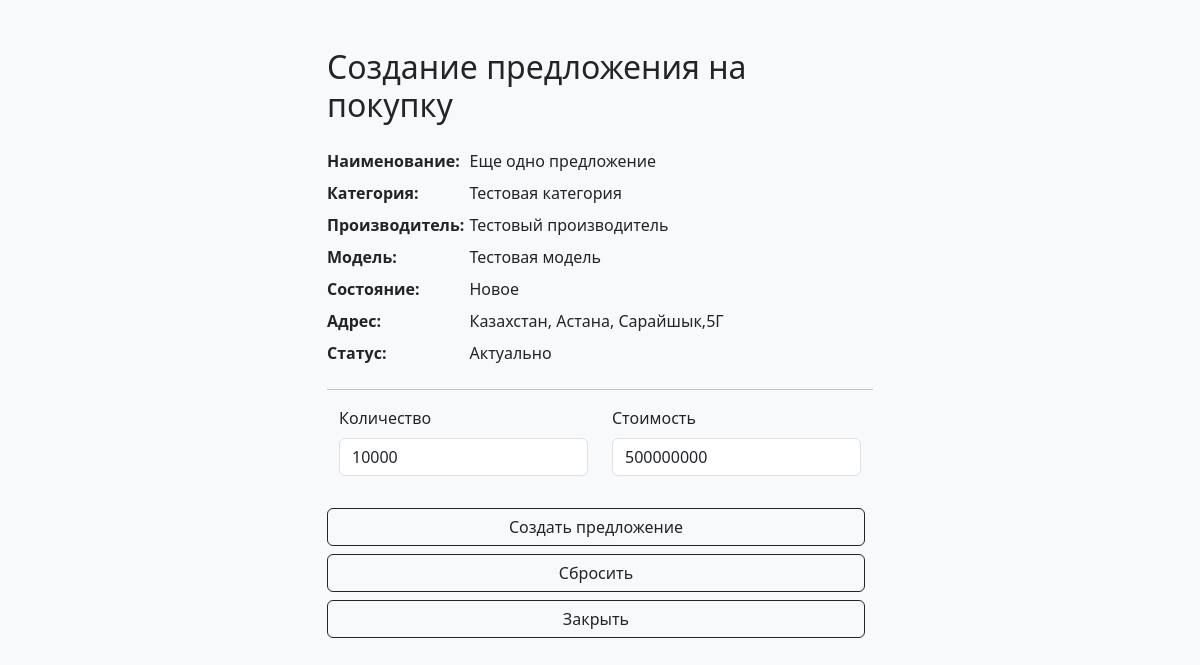
/create_offer_buy/5 (signed in), run on an earlier commit of the app's database.
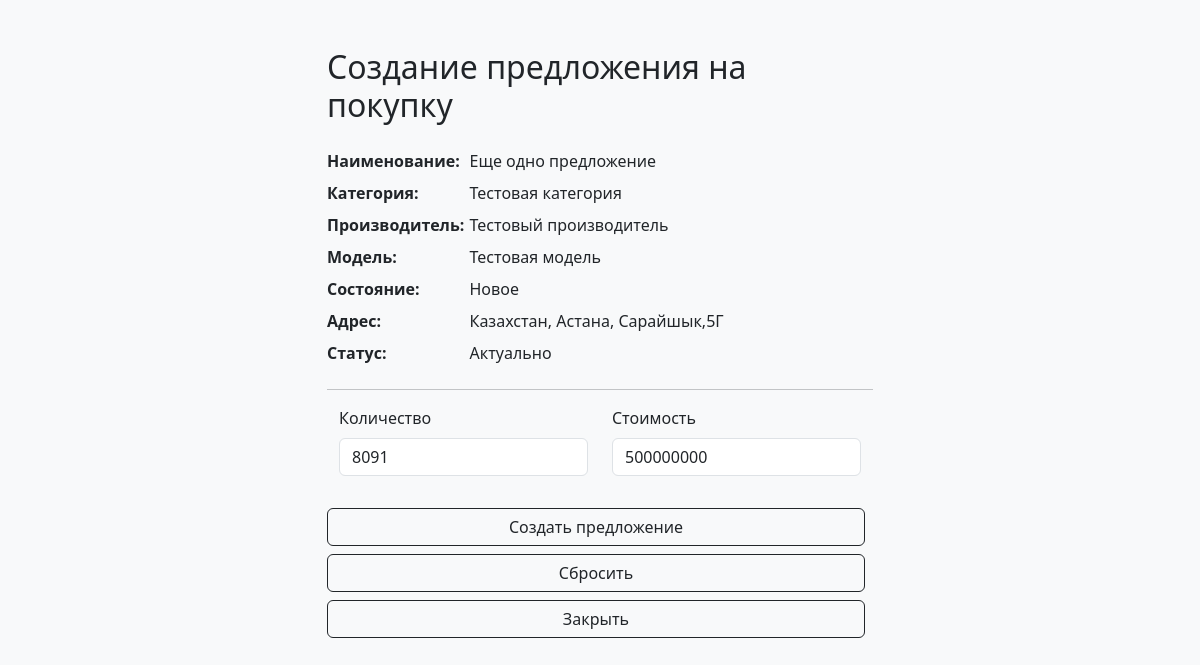
And on a later commit of the database.
### main/models.py (models this page shows, shortened)
class OfferSale(models.Model):
    title = models.CharField(max_length=64)
    image = models.ImageField(upload_to='img/offer_image', default='img/no_item_image.jpg')
    category = models.ForeignKey(Category, on_delete=models.CASCADE)
    description = models.TextField(null=True, blank=True)
    manufacturer = models.ForeignKey(Manufacturer, on_delete=models.CASCADE)
    offer_model = models.ForeignKey(OfferModel, on_delete=models.CASCADE)
    amount = models.PositiveIntegerField()
    unit = models.ForeignKey(Unit, on_delete=models.CASCADE)
    condition_new = models.BooleanField(default=True)
    price = models.PositiveIntegerField()
    datetime = models.DateTimeField(auto_now_add=True)
    in_active = models.BooleanField(default=True)
    salesman = models.ForeignKey(CustomUser, on_delete=models.CASCADE)
    country = models.CharField(max_length=64)
    city = models.CharField(max_length=64)
    street = models.CharField(max_length=64)
    home_number = models.CharField(max_length=64)
    class Meta:
        verbose_name = 'Предложение на продажу'
        verbose_name_plural = 'Предложения на продажу'

class Category(models.Model):
    name = models.CharField(max_length=64)
    description = models.TextField(null=True, blank=True)
    class Meta:
        verbose_name = 'Категория'
        verbose_name_plural = 'Категории'

class Manufacturer(models.Model):
    name = models.CharField(max_length=128)
    description = models.TextField(null=True, blank=True)
    class Meta:
        verbose_name = 'Производитель'
        verbose_name_plural = 'Производители'

class OfferModel(models.Model):
    name = models.CharField(max_length=128)
    manufacturer = models.ForeignKey(Manufacturer, on_delete=models.CASCADE)
    description = models.TextField(null=True, blank=True)
    class Meta:
        verbose_name = 'Модель'
        verbose_name_plural = 'Модели'

### main/views.py (the view)
# urls.py: path('create_offer_buy/<int:offer_id>', createOfferBuyView, name='create_offer_buy_url'),
@login_required(login_url='login_url')
def createOfferBuyView(request, offer_id):
    offer = get_object_or_404(OfferSale, pk=offer_id)
    if request.method == 'POST':
        form = OfferBuyForm(request.POST)
        if form.is_valid():
            offer_buy = form.save(commit=False)
            offer_buy.sale = offer
            offer_buy.buyer = request.user
            offer_buy.save()
            return redirect('offers_url')
    else:
        form = OfferBuyForm()
    context = {'form': form, 'offer': offer}
    return render(request, 'offer_buy_create.html', context)

### main/forms.py
class OfferBuyForm(forms.ModelForm):
    class Meta:
        model = OfferBuy
        fields = ['amount', 'price']

### main/context_processors.py (called while the page is built)
def current_year(request):
    return {'current_year': datetime.datetime.now().year}

### templates/offer_buy_create.html (shortened to what this page needs)
{% load static %}
<!DOCTYPE html>
<html lang="en">
<head>
    <link rel="stylesheet" href="https://cdn.jsdelivr.net/npm/bootstrap@5.3.0/dist/css/bootstrap.min.css">
</head>
<body>
    <div class="container mt-5">
    <div class="row justify-content-center">
        <div class="col-md-6">
        <h2 class="mb-4">Создание предложения на покупку</h2>
        <dl class="row">
            <dt class="col-sm-3 text">Наименование:</dt>
            <dd class="col-sm-9 text">{{ offer.title }}</dd>
            <dt class="col-sm-3">Категория:</dt>
            <dd class="col-sm-9">{{ offer.category.name }}</dd>
            <dt class="col-sm-3">Производитель:</dt>
            <dd class="col-sm-9">{{ offer.manufacturer.name }}</dd>
            <dt class="col-sm-3">Модель:</dt>
            <dd class="col-sm-9">{{ offer.offer_model.name }}</dd>
            <dt class="col-sm-3">Состояние:</dt>
            <dd class="col-sm-9">
                {% if offer.condition_new %}
                <span>Новое</span>
                {% else %}
                <span>Бывшее в употреблении</span>
                {% endif %}
            </dd>
            <dt class="col-sm-3">Адрес:</dt>
            <dd class="col-sm-9">{{ offer.country }}, {{ offer.city }}, {{ offer.street }},{{ offer.home_number }}</dd>
            <dt class="col-sm-3">Статус:</dt>
            <dd class="col-sm-9">
                {% if offer.in_active %}
                <span>Актуально</span>
                {% else %}
                <span>Не актуально</span>
                {% endif %}
            </dd>
        </dl>
        <hr class="hr" />
        <form method="post">
            <div class="container">
                <div class="row">
                    <div class="col-md-6 mb-3">
                        <label for="amount" class="form-label">Количество</label>
                        <input type="text" onchange="checkamount()" class="form-control" id="amount" name="amount" maxlength="64" value="{{ offer.amount }}">
                    </div>
                    <div class="col-md-6 mb-3">
                        <label for="price" class="form-label">Стоимость</label>
                        <input type="text" class="form-control" id="price" name="price" maxlength="64" value="{{ offer.price }}">
                    </div>
                </div>
            </div>
            <div class="d-grid gap-2 mt-3">
                <button type="submit" id="create" class="btn btn-outline-dark me-2">Создать предложение</button>
                <button type="reset" class="btn btn-outline-dark me-2">Сбросить</button>
                <a href="{% url 'cabinet_url'%}" class="btn btn-outline-dark me-2">Закрыть</a>
            </div>
        </form>
        </div>
    </div>
    </div>
</body>
</html>

What changed in the data, as far as the page shows it:
changed OfferSale "Еще одно предложение": amount "10000" → "8091"
